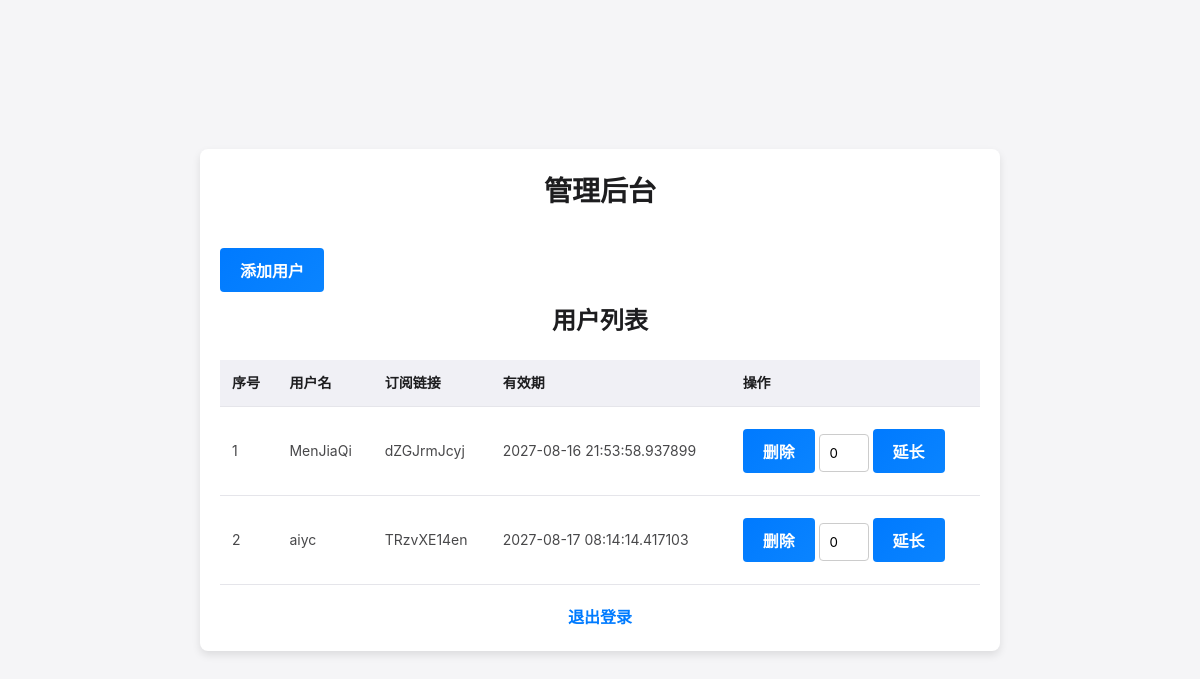
Before: /admin (signed in) with the older database file.
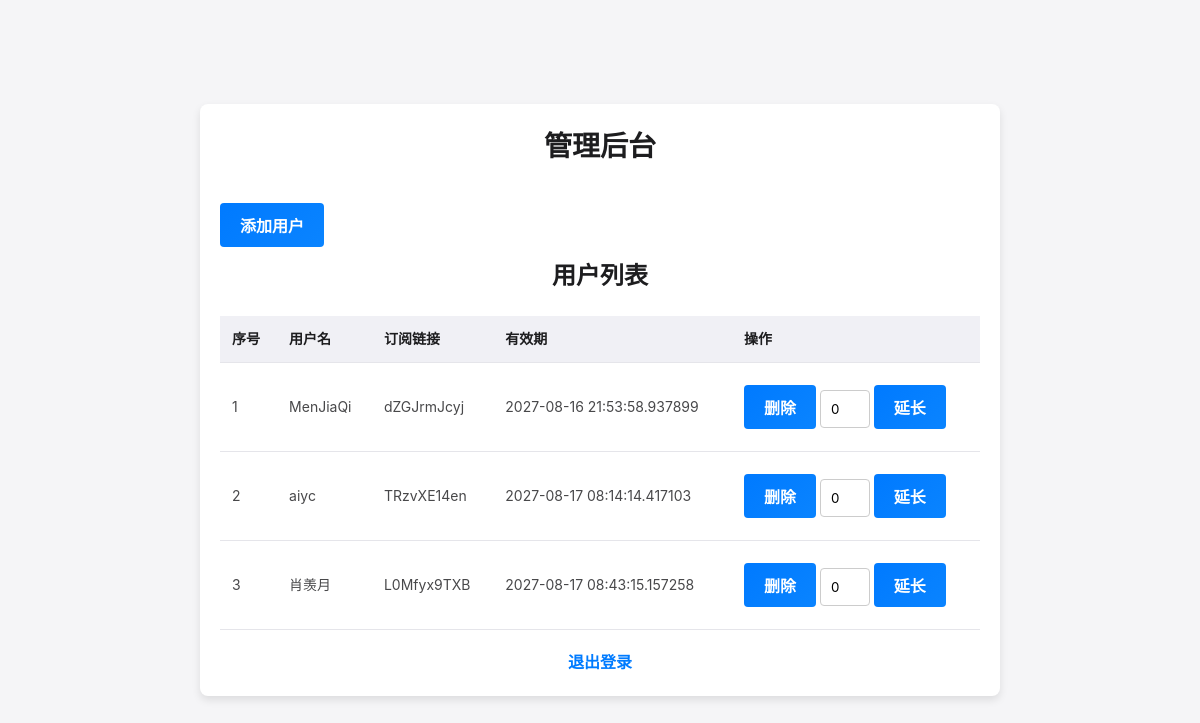
After: the same page with the newer database file.
### app.py (models this page shows, shortened)
class User(db.Model):
    id = db.Column(db.Integer, primary_key=True)
    username = db.Column(db.String(150), nullable=False, unique=True)
    password = db.Column(db.String(150), nullable=False)
    expiration_date = db.Column(db.DateTime, nullable=True)
    subscription_link = db.Column(db.String(200), nullable=True, unique=True)

### app.py (the view, shortened to what this page needs)
@app.route('/admin', methods=['GET', 'POST'])
@admin_login_required
def admin():
    users = User.query.all()
    return render_template('admin.html', users=enumerate(users, start=1))

### app.py (called while the page is built)
def admin_login_required(f):
    @wraps(f)
    def decorated_function(*args, **kwargs):
        if 'admin_logged_in' not in session:
            flash("请先登录", "danger")
            return redirect(url_for('login'))
        return f(*args, **kwargs)
    return decorated_function

### templates/admin.html (shortened to what this page needs)
<!DOCTYPE html>
<html lang="en">
<head>
    <link rel="stylesheet" href="{{ url_for('static', filename='base.css') }}">
    <link rel="stylesheet" href="{{ url_for('static', filename='admin.css') }}">
</head>
<body>
<div class="container">
    <h1>管理后台</h1>
    <button id="addUserButton" class="btn">添加用户</button>
    <h2>用户列表</h2>
    <div class="table-container">
        <table>
            <thead>
            <tr>
                <th>序号</th>
                <th>用户名</th>
                <th>订阅链接</th>
                <th>有效期</th>
                <th>操作</th>
            </tr>
            </thead>
            <tbody>
            {% for index, user in users %}
                <tr>
                    <td>{{ index }}</td>
                    <td>{{ user.username }}</td>
                    <td>{{ user.subscription_link }}</td>
                    <td>{{ user.expiration_date }}</td>
                    <td>
                        <form method="post" style="display: inline;">
                            <button type="submit">删除</button>
                        </form>
                        <form method="post" style="display: inline;">
                            <input type="number" name="additional_days" value="0" style="width: 50px;">
                            <button type="submit">延长</button>
                        </form>
                    </td>
                </tr>
            {% endfor %}
            </tbody>
        </table>
    </div>
    <a href="{{ url_for('logout') }}" class="logout">退出登录</a>
</div>
</body>
</html>

### static/base.css (style rules this page uses)
* { margin: 0; padding: 0; box-sizing: border-box; font-family: -apple-system, BlinkMacSystemFont, "Segoe UI", Roboto, "Helvetica Neue", Arial, sans-serif; }
body { background-color: #f5f5f7; color: #333; display: flex; justify-content: center; align-items: center; min-height: 100vh; line-height: 1.6; }
.container { width: 100%; max-width: 800px; padding: 20px; background-color: #ffffff; border-radius: 16px; box-shadow: 0 4px 12px rgba(0, 0, 0, 0.1); }
h1 { font-size: 28px; margin-bottom: 24px; color: #1d1d1f; font-weight: 600; text-align: center; }
button { padding: 12px; border: none; border-radius: 8px; font-size: 16px; font-weight: 600; color: #fff; background: linear-gradient(135deg, #007aff, #0a84ff); cursor: pointer; transition: background 0.3s ease; margin: 8px 0; }

### static/admin.css (style rules this page uses)
body { font-family: Arial, sans-serif; background-color: #f5f5f7; color: #333; margin: 0; padding: 0; overflow-y: scroll; }
.container { max-width: 800px; margin: 0 auto; padding: 20px; background-color: #fff; border-radius: 8px; box-shadow: 0 4px 8px rgba(0, 0, 0, 0.1); position: relative; z-index: 1; }
h1, h2 { color: #1d1d1f; text-align: center; }
button { background-color: #007bff; color: #fff; border: none; padding: 10px 20px; margin: 10px 0; cursor: pointer; font-size: 16px; border-radius: 4px; transition: background-color 0.3s ease; }
.table-container { max-height: 600px; overflow-y: auto; margin-top: 20px; position: relative; }
table { width: 100%; border-collapse: collapse; font-size: 14px; }
thead th { position: sticky; top: 0; background-color: #f0f0f5; z-index: 1; }
tbody td { background-color: #fff; color: #48484a; }
th, td { padding: 12px; border-bottom: 1px solid #e5e5ea; text-align: left; }
th { font-weight: 600; color: #1d1d1f; }
input[type="text"], input[type="password"], input[type="number"] { width: 100%; padding: 10px; margin: 8px 0; border: 1px solid #ccc; border-radius: 4px; box-sizing: border-box; }
a.logout { display: block; text-align: center; color: #007bff; text-decoration: none; margin-top: 20px; font-weight: bold; }
html { height: 100%; }

Changed rows visible on the page:
added User: index "3", username "肖羡月", subscription_link "L0Mfyx9TXB", expiration_date "2027-08-17 08:43:15.157258"
